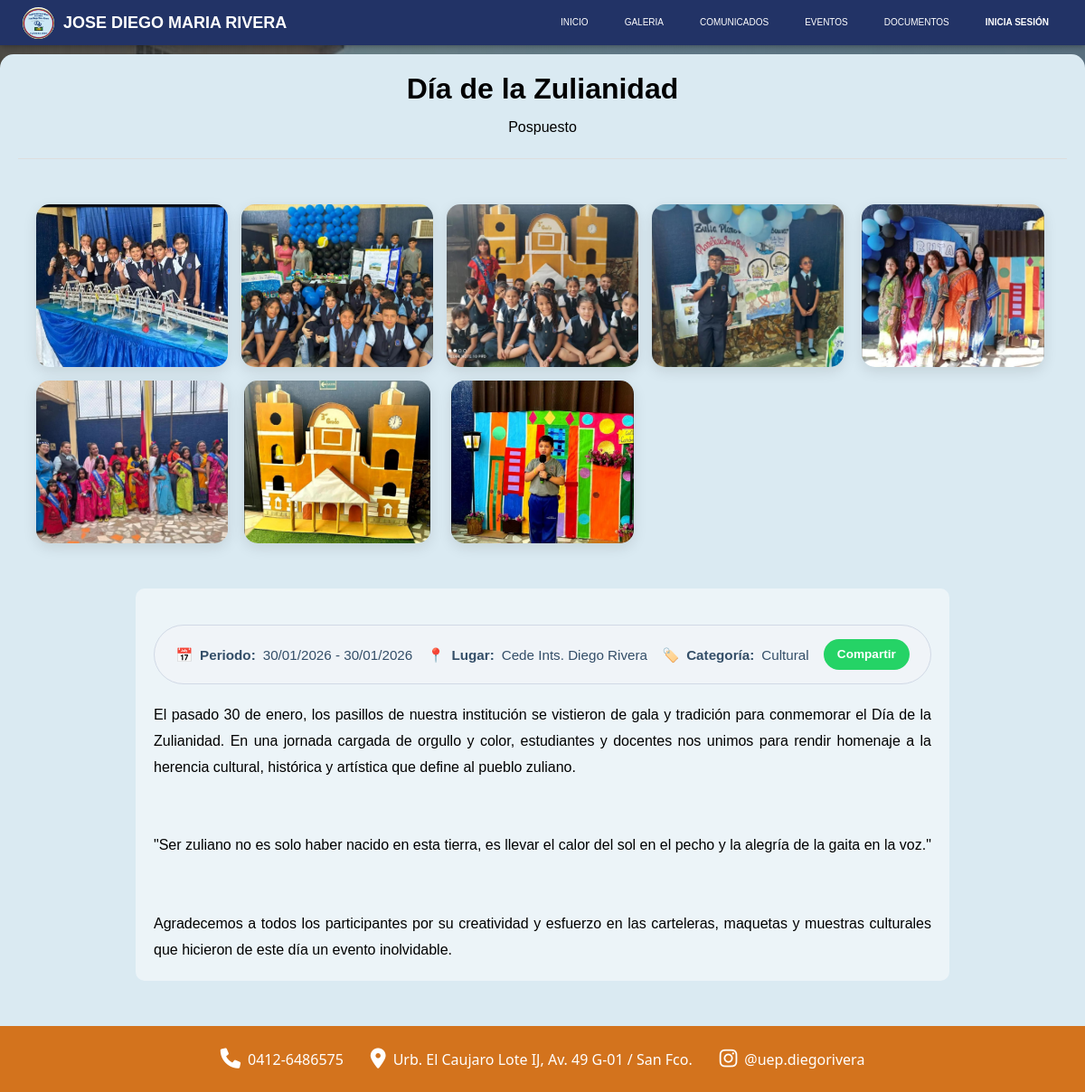
/php/detalle_evento.php?id=4, run on the app's committed database.
### tables this page shows
CREATE TABLE `secciones_paginas` (
  `id_seccion` int NOT NULL AUTO_INCREMENT,
  `nombre_seccion` varchar(45) NOT NULL,
  PRIMARY KEY (`id_seccion`)
);

CREATE TABLE `eventos` (
  `id_evento` int NOT NULL AUTO_INCREMENT,
  `titulo_evento` varchar(45) NOT NULL,
  `fecha_inicio` date DEFAULT NULL,
  `fecha_fin` date NOT NULL,
  `descripcion_evento` text NOT NULL,
  `id_estado` int NOT NULL,
  `id_usuario_creador` int NOT NULL,
  `id_ubicacion` int NOT NULL,
  `id_categoria` int NOT NULL,
  `id_seccion` int NOT NULL,
  PRIMARY KEY (`id_evento`),
  KEY `fk_eventos_categorias_eventos1_idx` (`id_categoria`),
  KEY `fk_eventos_estado_evento1_idx` (`id_estado`),
  KEY `fk_eventos_usuarios1_idx` (`id_usuario_creador`),
  KEY `fk_eventos_ubicacion_eventos1_idx` (`id_ubicacion`),
  KEY `fk_eventos_secciones_paginas1_idx` (`id_seccion`),
  CONSTRAINT `fk_eventos_categorias_eventos1` FOREIGN KEY (`id_categoria`) REFERENCES `categorias_eventos` (`id_categoria`),
  CONSTRAINT `fk_eventos_estado_evento1` FOREIGN KEY (`id_estado`) REFERENCES `estado_evento` (`id_estado`),
  CONSTRAINT `fk_eventos_secciones_paginas1` FOREIGN KEY (`id_seccion`) REFERENCES `secciones_paginas` (`id_seccion`),
  CONSTRAINT `fk_eventos_ubicacion_eventos1` FOREIGN KEY (`id_ubicacion`) REFERENCES `ubicacion_eventos` (`id_ubicacion`),
  CONSTRAINT `fk_eventos_usuarios1` FOREIGN KEY (`id_usuario_creador`) REFERENCES `usuarios` (`id_usuario`)
);

CREATE TABLE `estado_evento` (
  `id_estado` int NOT NULL AUTO_INCREMENT,
  `estado` varchar(45) NOT NULL,
  PRIMARY KEY (`id_estado`)
);

CREATE TABLE `multimedia_eventos` (
  `id_multimedia` int NOT NULL AUTO_INCREMENT,
  `ruta_archivo` varchar(255) NOT NULL,
  `tipo_archivo` varchar(45) NOT NULL,
  `titulo_archivo` varchar(100) NOT NULL,
  `orden_visualizacion` int DEFAULT NULL,
  `id_evento` int NOT NULL,
  PRIMARY KEY (`id_multimedia`),
  KEY `fk_multimedia_eventos_idx` (`id_evento`),
  CONSTRAINT `fk_multimedia_eventos` FOREIGN KEY (`id_evento`) REFERENCES `eventos` (`id_evento`) ON DELETE CASCADE ON UPDATE CASCADE
);

CREATE TABLE `ubicacion_eventos` (
  `id_ubicacion` int NOT NULL AUTO_INCREMENT,
  `nombre_lugar` varchar(45) NOT NULL,
  PRIMARY KEY (`id_ubicacion`)
);

CREATE TABLE `categorias_eventos` (
  `id_categoria` int NOT NULL AUTO_INCREMENT,
  `nombre_categoria` varchar(45) NOT NULL,
  PRIMARY KEY (`id_categoria`)
);

### php/detalle_evento.php (the view, shortened to what this page needs)
<?php
    include 'conexion_be.php';
    $id_evento = intval($_GET['id']);
    $sql = "SELECT e.*, cat.nombre_categoria, est.estado, ubi.nombre_lugar
            FROM eventos e
            LEFT JOIN categorias_eventos cat ON e.id_categoria = cat.id_categoria
            LEFT JOIN estado_evento est ON e.id_estado = est.id_estado
            LEFT JOIN ubicacion_eventos ubi ON e.id_ubicacion = ubi.id_ubicacion
            WHERE e.id_evento = $id_evento";
    $res = mysqli_query($conexion, $sql);
    $evento = mysqli_fetch_assoc($res);
    $sql_img = "SELECT ruta_archivo FROM multimedia_eventos WHERE id_evento = $id_evento";
    $res_img = mysqli_query($conexion, $sql_img);
    $num_imagenes = mysqli_num_rows($res_img);
    $clase_dinamica = ($num_imagenes === 1) ? 'galeria-unitaria' : 'galeria-multiple';
?>
<!DOCTYPE html>
<html lang="es">
<head>
    <?php
    mysqli_data_seek($res_img, 0);
    ?>
    <?php
    mysqli_data_seek($res_img, 0);
    ?>
    <link rel="stylesheet" href="css/estilos.css?v=1.10">
    <link rel="stylesheet" href="https://cdn.jsdelivr.net/npm/@fancyapps/ui@5.0/dist/fancybox/fancybox.css"/>
</head>
<body>
    <header class="header">
        <nav class="nav">
            <a href="index.php" class="logo">
                <img class="img" src="img_video/WhatsApp_Image_2026-03-02_at_4.15.30_PM-removebg-preview.png" alt="">
                <h1>Jose Diego Maria Rivera</h1>
            </a>
            <ul class="nav-menu" id="navlinks">
                <li class="nav-menu-item"><a href="index.php" class="nav-menu-link">inicio</a></li>
                <?php
                include 'conexion_be.php';
                $query_menu = mysqli_query($conexion, "SELECT * FROM secciones_paginas");
                while($seccion = mysqli_fetch_assoc($query_menu)) {
                    $nombre = $seccion['nombre_seccion'];
                    echo '<li class="nav-menu-item">
                            <a href="seccion.php?id='.$seccion['id_seccion'].'" class="nav-menu-link">'.strtolower($nombre).'</a>
                        </li>';
                }
                $panelGestionLi = "";
                if (isset($_SESSION['usuario'])) {
                    if (tienePermiso('ver_panel_admin')) {
                        $panelGestionLi = '<li><a href="admin_panel.php">⚙️ Panel de Control</a></li>';
                    }
                    echo '
                    <li class="nav-menu-item user-panel-container">
                        <button id="userBtn" class="nav-menu-link user-btn" style="border: none; cursor: pointer; display: flex; align-items: center;">
                            👤 ' . htmlspecialchars($_SESSION['usuario']) . '
                        </button>
                        <div id="userPanel" class="user-panel-dropdown">
                            <div class="user-info">
                                <p class="user-name"><strong>' . htmlspecialchars($_SESSION['nombre_completo'] ?? $_SESSION['usuario']) . '</strong></p>
                                <span class="user-role">' . strtoupper($_SESSION['rol']) . '</span>
                            </div>
                            <hr>
                            <ul class="user-actions">
                                ' . $panelGestionLi . '
                                <li><a href="cerrar_sesion.php" class="logout-link">🚪 Cerrar Sesión</a></li>
                            </ul>
                        </div>
                    </li>';
                } else {
                    echo '
                    <li class="nav-menu-item">
                        <a href="login.php" class="nav-menu-link" style="font-weight: bold;"> Inicia sesión</a>
                    </li>';
                }
                ?>
            </ul>
        </nav>
    </header>
<div class="contenido">
    <div class="header-evento">
        <h1 class="tittle-grande"><?php echo $evento['titulo_evento']; ?></h1>
        <div class="badges-row">
            <span class="status-badge"><?php echo $evento['estado']; ?>
            </span>
        </div>
    </div>
    <hr class="divisor">
    <div class="galeria-evento <?php echo $clase_dinamica; ?>">
        <?php while($img = mysqli_fetch_assoc($res_img)): ?>
            <a href="<?php echo $img['ruta_archivo']; ?>" data-fancybox="gallery"><img src="<?php echo $img['ruta_archivo']; ?>" alt="Imagen de <?php echo $evento['titulo_evento']; ?> - Colegio María Reina Roda""></a>
        <?php endwhile; ?>
    </div>
        <div class="info-detallada">
            <div class="cintillo-datos">
                <div class="dato-item">
                    <span>📅</span>
                    <strong>Periodo:</strong>
                    <?php $inicio = date("d/m/Y", strtotime($evento['fecha_inicio']));
                    $fin = date("d/m/Y", strtotime($evento['fecha_fin']));
                    echo "$inicio - $fin";
                    ?>
                </div>
                <div class="dato-item">
                    <span>📍</span>
                    <strong>Lugar:</strong> <?php echo $evento['nombre_lugar']; ?>
                </div>
                <div class="dato-item">
                    <span>🏷️</span>
                    <strong>Categoría:</strong> <?php echo $evento['nombre_categoria']; ?>
                </div>
                <div class="dato-item">
                    <a href="https://api.whatsapp.com/send?text=..." class="btn-wsp-small">Compartir</a>
                </div>
            </div>
            <div class="descripcion-texto">
                <?php echo nl2br(htmlspecialchars($evento['descripcion_evento'])); ?>
            </div>
        </div>
</div>
    <link rel="stylesheet" href="https://cdnjs.cloudflare.com/ajax/libs/font-awesome/6.0.0/css/all.min.css">
<footer class="footer-container">
    <div class="footer-row">
        <div class="footer-item">
            <i class="fa-solid fa-phone"></i>
            <span>0412-6486575</span>
        </div>
        <div class="footer-item">
            <i class="fa-solid fa-location-dot"></i>
            <a href="https://maps.app.goo.gl/P2JfVgBKfsBDXrfXA" target="_blank">
                Urb. El Caujaro Lote IJ, Av. 49 G-01 / San Fco.
            </a>
        </div>
        <div class="footer-item">
            <i class="fa-brands fa-instagram"></i>
            <a href="https://www.instagram.com/uep.diegorivera" target="_blank">@uep.diegorivera</a>
        </div>
    </div>
</footer>
</body>
</html>

### css/estilos.css (style rules this page uses)
* { margin: 0; box-sizing: border-box; }
body { margin: 0; display: flex; flex-direction: column; min-height: 100vh; font-family: sans-serif; padding: 70px 0px 0; background: linear-gradient(rgba(5, 7, 12, 0.50),rgba(5, 7, 12, 0.50)), url("../img_video/Fachada.jpeg") center / cover no-repeat fixed; box-sizing: border-box; }
.header { background: #236; height: 50px; position: fixed; width: 100%; top: 0; left: 0; box-shadow: 0 0 7px #0007; overflow: visible; z-index: 2; }
.nav { display: flex; justify-content: space-between; max-width: 1200px; margin: 0 auto; width: 100%; padding: 0 20px; }
a { color: #fff; text-decoration: none; }
.img { height: 35px; width: 35px; background: #fff; border-radius: 20px; margin-top: 8px; margin-right: 10px; transition: all 0.3s ease; }
.nav-menu { display: flex; margin-right: 0px; list-style: none; }
.nav-menu-item { font-size: 10px; margin: 0px; line-height: 50px; text-transform: uppercase !important; width: max-content; height: 50px; transition: all 0.3s ease; }
.nav-menu-link { height: 50px; margin: 0; padding: 20px 20px; }
.status-badge { width: fit-content !important; display: inline-block; border-radius: 5px; margin-top: 0px; }
.footer-container { background-color: #d3731d; color: white; padding: 20px 10px; font-family: 'Segoe UI', Tahoma, Geneva, Verdana, sans-serif; text-align: center; width: 100%; box-sizing: border-box; }
.footer-row { display: flex; flex-direction: row; justify-content: center; align-items: center; gap: 30px; flex-wrap: wrap; }
.footer-item { display: flex; align-items: center; margin: 5px 0; gap: 8px; }
.footer-item i { font-size: 1.4rem; }
.footer-item span, .footer-item a { color: white; text-decoration: none; font-size: 1rem; text-align: left; }
.header-evento { width: 100%; display: flex; flex-direction: column; justify-content: center; text-align: center; align-items: center; }
.badges-row { display: flex; flex-direction: column; justify-content: center; gap: 5px; margin: 15px 0; width: auto; }
.badges-row .status-badge { display: inline-block; min-width: 150px; text-align: center; }
.galeria-evento { width: 100%; padding: 20px; margin-top: 20px; }
.galeria-evento a { display: inline-block; line-height: 0; width: fit-content; margin: 0 auto; }
.divisor { border: 0; height: 1px; background: #ddd; margin: 10px 0; }
.galeria-evento img { display: block; object-fit: cover; border-radius: 15px; box-shadow: 0 5px 15px rgba(0,0,0,0.1); transition: transform 0.3s ease; }
.galeria-multiple { display: grid; grid-template-columns: repeat(auto-fit, minmax(180px, 1fr)); gap: 15px; }
.galeria-multiple img { width: 100%; height: 180px; }
.info-detallada { max-width: 900px; background: rgba(255,255,255,0.5); text-align: justify; padding: 20px; border-radius: 10px; margin: 30px auto; line-height: 1.8; flex: 2; }
.cintillo-datos { display: flex; justify-content: space-around; align-items: center; background: #f0f4f8; padding: 15px; border-radius: 50px; margin: 20px 0; border: 1px solid #d1d9e6; flex-wrap: wrap; }
.dato-item { font-size: 0.95rem; color: #334e68; display: flex; align-items: center; gap: 8px; }
.btn-wsp-small { background: #25d366; color: white; padding: 5px 15px; border-radius: 20px; text-decoration: none; font-weight: bold; font-size: 0.85rem; }
hr { margin: 10px; }
body { margin: 0; display: flex; flex-direction: column; min-height: 100vh; font-family: sans-serif; padding: 50px 0px 0; background: linear-gradient(rgba(5, 7, 12, 0.50),rgba(5, 7, 12, 0.50)), url("../img_video/Fachada.jpeg") center / cover no-repeat; overflow-x: hidden; }
.header { background: #236; height: 50px; position: fixed; width: 100%; top: 0; left: 0; box-shadow: 0 0 7px #0007; z-index: 2; }
.logo { font-size: 15px; font-weight: bold; padding: 0 5px; line-height: 50px; text-transform: uppercase; display: flex; }
.logo h1 { font-size: 18px; line-height: 50px; margin: 0; white-space: nowrap; overflow: hidden; text-overflow: ellipsis; max-width: 250px; }
.nav-menu { display: flex; list-style: none; }
.nav-menu-item { font-size: 10px; line-height: 50px; text-transform: uppercase; }
.nav-menu-link { padding: 20px; }
.contenido { width: 100%; max-width: 1200px; min-width: 0; background: #DAEAF2; margin: 10px auto 0 auto; border-radius: 15px 15px 0 0; padding: 20px; text-align: justify; display: flex; flex-wrap: wrap; flex-direction: column; }
img, video { max-width: 100%; height: auto; }
* { max-width: 100%; }

### data on the page
secciones_paginas: nombre_seccion "GALERIA"
secciones_paginas: nombre_seccion "COMUNICADOS"
secciones_paginas: nombre_seccion "EVENTOS"
secciones_paginas: nombre_seccion "DOCUMENTOS"
eventos: titulo_evento "Dí­a de la Zulianidad", id_estado.estado "Pospuesto", fecha_inicio "30/01/2026", fecha_fin "30/01/2026", id_ubicacion.nombre_lugar "Cede Ints. Diego Rivera", id_categoria.nombre_categoria "Cultural", descripcion_evento "El pasado 30 de enero, los pasillos de nuestra institución se vistieron de gala y tradición para conmemorar el Día de la Zulianidad. En una jornada cargada de orgullo y color, estudiantes y docentes nos unimos para rendir homenaje a la herencia cultural, histórica y artística que define al pueblo zuliano. \"Ser zuliano no es solo haber nacido en esta tierra, es llevar el calor del sol en el pecho y la alegría de la gaita en la voz.\" Agradecemos a todos los participantes por su creatividad y esfuerzo en las carteleras, maquetas y muestras culturales que hicieron de este día un evento inolvidable."
multimedia_eventos: ruta_archivo (picture)
multimedia_eventos: ruta_archivo (picture)
multimedia_eventos: ruta_archivo (picture)
multimedia_eventos: ruta_archivo (picture)
multimedia_eventos: ruta_archivo (picture)
multimedia_eventos: ruta_archivo (picture)
multimedia_eventos: ruta_archivo (picture)
multimedia_eventos: ruta_archivo (picture)
